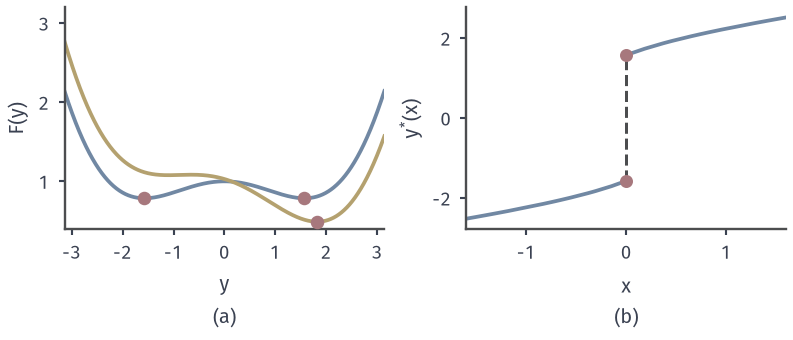

This figure's Python source:
from pathlib import Path
import sys
ROOT = next(p for p in Path(__file__).resolve().parents if (p/"build.sh").is_file() and (p/"tex/book.tex").is_file())
sys.path.insert(0, str(ROOT/"figures/06-differential-equations/02-partial-differential-equations/matplotlib/hj-common"))
from hj_common import *
HERE = Path(__file__).resolve().parent
# Target: objective F(y)=cos y+(x-y)^2/(2t), t=pi/2, for x=0,.3, and the minimiser y*(x), which jumps at x=0.
fig, axs = figure(width_mm=112, height_mm=48, ncols=2)
t=np.pi/2; Y=np.linspace(-np.pi,np.pi,1201)
ax=axs[0]; style(ax)
F=lambda x,y:np.cos(y)+(x-y)**2/(2*t)
for x0,c in ((0,BLUE),(.3,YELLOW)):
    ax.plot(Y,F(x0,Y),color=c,lw=1.5); i=np.argmin(F(x0,Y)); 
    if x0==0: ax.plot([-np.pi/2,np.pi/2],[np.pi/4]*2,'o',ms=4.4,color=RED,zorder=6)
    else: ax.plot([Y[i]],[F(x0,Y)[i]],'o',ms=4.4,color=RED,zorder=6); print('x=.3 min',Y[i],F(x0,Y)[i])
ax.set_xlim(-np.pi,np.pi); ax.set_ylim(.4,3.2); ax.set_xticks([-3,-2,-1,0,1,2,3]); ax.set_ylabel('$F(y)$'); sub(ax,'a','$y$')
ax=axs[1]; style(ax); x=np.linspace(-1.6,1.6,1601); _,ystar=hopf_lax(x,t,np.cos,np.linspace(-9,9,72001))
ax.plot(x[x<0],ystar[x<0],color=BLUE,lw=1.5); ax.plot(x[x>0],ystar[x>0],color=BLUE,lw=1.5); ax.plot([0,0],[-np.pi/2,np.pi/2],color=LINE,lw=1.2,ls='--')
ax.plot([0,0],[-np.pi/2,np.pi/2],'o',ms=4.2,color=RED,zorder=6)
ax.set_xlim(-1.6,1.6); ax.set_ylabel('$y^{*}(x)$'); sub(ax,'b','$x$')
save(fig,HERE,'figure',{'formula':'F=cos y+(x-y)^2/(2t), t=pi/2'})
